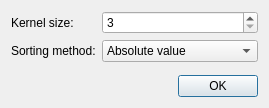
<?xml version="1.0" encoding="UTF-8"?>
<ui version="4.0">
 <class>MedianFilterDialog</class>
 <widget class="QDialog" name="MedianFilterDialog">
  <property name="windowModality">
   <enum>Qt::ApplicationModal</enum>
  </property>
  <property name="geometry">
   <rect>
    <x>0</x>
    <y>0</y>
    <width>269</width>
    <height>108</height>
   </rect>
  </property>
  <property name="windowTitle">
   <string>Median Filter</string>
  </property>
  <property name="modal">
   <bool>false</bool>
  </property>
  <layout class="QVBoxLayout" name="verticalLayout">
   <item>
    <layout class="QFormLayout" name="formLayout">
     <item row="0" column="0">
      <widget class="QLabel" name="label">
       <property name="text">
        <string>Kernel size:</string>
       </property>
      </widget>
     </item>
     <item row="0" column="1">
      <widget class="QSpinBox" name="kernelSize">
       <property name="toolTip">
        <string>Number of input samples that the filter uses for each output sample</string>
       </property>
       <property name="minimum">
        <number>3</number>
       </property>
       <property name="singleStep">
        <number>2</number>
       </property>
      </widget>
     </item>
     <item row="1" column="0">
      <widget class="QLabel" name="label_2">
       <property name="text">
        <string>Sorting method:</string>
       </property>
      </widget>
     </item>
     <item row="1" column="1">
      <widget class="QComboBox" name="sortingMethod">
       <item>
        <property name="text">
         <string>Absolute value</string>
        </property>
       </item>
       <item>
        <property name="text">
         <string>Phase</string>
        </property>
       </item>
       <item>
        <property name="text">
         <string>Real part</string>
        </property>
       </item>
       <item>
        <property name="text">
         <string>Imaginary part</string>
        </property>
       </item>
      </widget>
     </item>
    </layout>
   </item>
   <item>
    <widget class="QDialogButtonBox" name="buttonBox">
     <property name="standardButtons">
      <set>QDialogButtonBox::Ok</set>
     </property>
    </widget>
   </item>
  </layout>
 </widget>
 <resources/>
 <connections>
  <connection>
   <sender>buttonBox</sender>
   <signal>accepted()</signal>
   <receiver>MedianFilterDialog</receiver>
   <slot>accept()</slot>
   <hints>
    <hint type="sourcelabel">
     <x>134</x>
     <y>86</y>
    </hint>
    <hint type="destinationlabel">
     <x>134</x>
     <y>53</y>
    </hint>
   </hints>
  </connection>
 </connections>
</ui>
